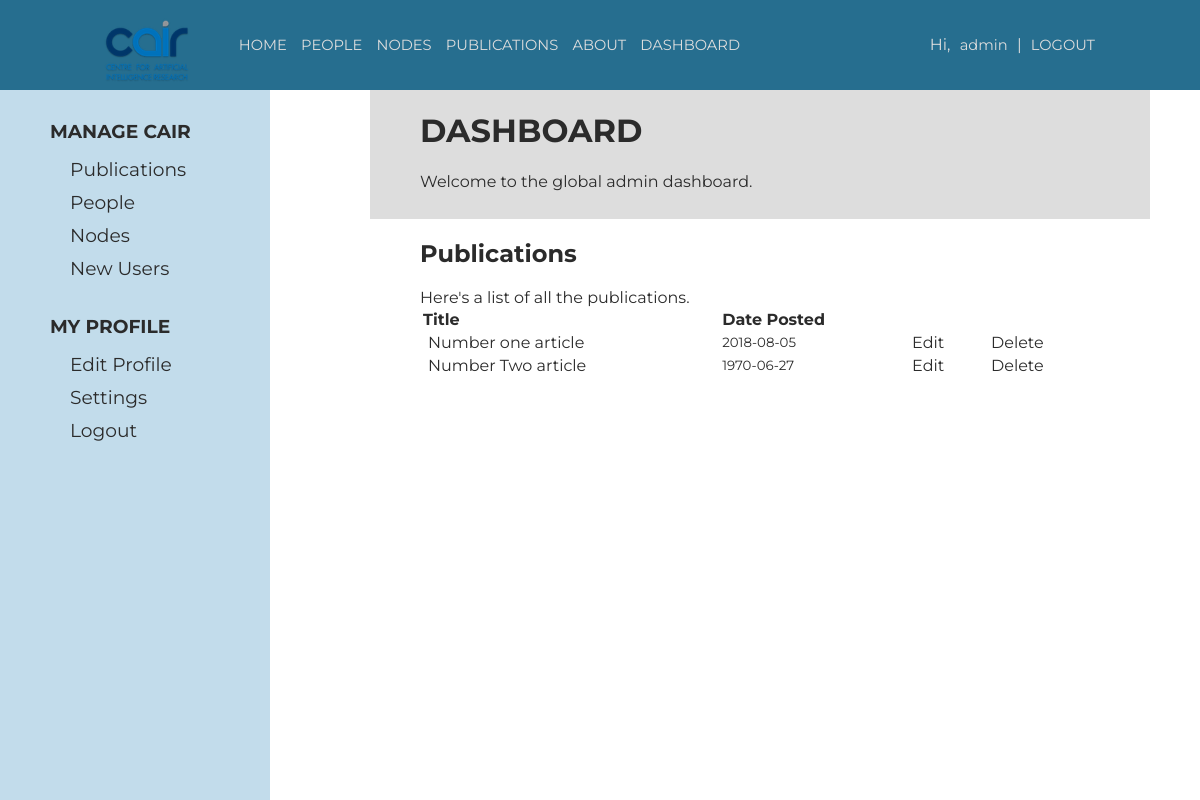
/dashboard.php (signed in), run on an earlier commit of the app's database.
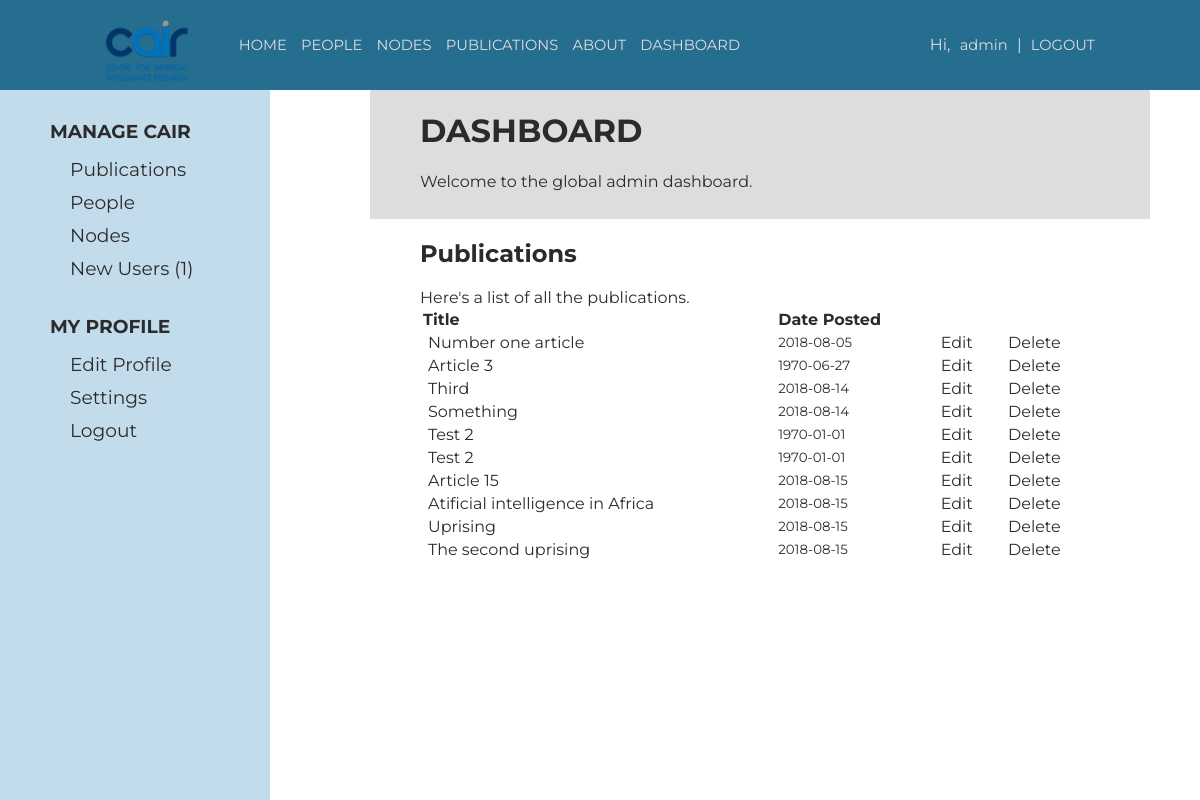
And on a later commit of the database.
### tables this page shows
CREATE TABLE `articles` (
  `article_id` int(11) NOT NULL,
  `article_title` varchar(255) NOT NULL,
  `article_author` varchar(255) NOT NULL,
  `article_content` text NOT NULL,
  `article_timestamp` int(11) NOT NULL,
  `article_url` varchar(255) NOT NULL
);

### assets/php/fetch_data.php (called while the page is built, shortened)
<?php
    include './assets/php/connection.php';
    include_once './assets/php/methods.php';
    $articles = array();
    $people = array();
    $query = "SELECT * FROM articles";
    $query2 = "SELECT * FROM users";
    $articles_from_db = mysqli_query($dbc, $query);
    $people_from_db = mysqli_query($dbc, $query2);
?>

### assets/php/classes/article.php (called while the page is built, shortened)
<?php
    class Article{
        var $id;
        var $title;
        var $date;
        function __construct(){
            $this -> id = null;
            $this -> title = 'Untitled';
            $this -> date = new DateTime();
        }
        function set_details($id, $title, $authors, $abstract, $date, $url){
            $this->id = $id;
            $this->title = $title;
            $this->date = $date;
        }
        function get_id(){
            return $this->id;
        }
        function get_title(){
            return $this->title;
        }
        function get_date(){
            return $this->date;
        }
    }
?>

### assets/php/classes/person.php (called while the page is built, shortened)
<?php
class Person{
    var $permission;
    function __construct(){
        $this->permission = -1;
    }
    function set_details($user_name, $user_surname, $user_email, $user_permission, $user_node_id){
        $this->permission = $user_permission;
    }
    function get_permission(){
        return $this -> permission;
    }
}
?>

### assets/php/methods.php (called while the page is built)
<?php
    function count_new_users($people){
        $count = 0;
        if(isset($people)){
            foreach ($people as $u):
                if($u->get_permission()==0){
                    $count++;
                }
            endforeach;
        }
        return $count;
    }
?>

### assets/php/global_dashboard.php (the view, shortened to what this page needs)
<div class="container">
  <div id="dashboard-navigation-panel" class="col-3">
    <div class="menu-heading">MANAGE CAIR</div>
    <div class="menu-item" onclick="change_view('publications');">Publications</div>
    <div class="menu-item" onclick="change_view('users');">People</div>
    <div class="menu-item" onclick="change_view('nodes');">Nodes</div>
    <div class="menu-item" onclick="change_view('new-users');">New Users <?php $new_users = count_new_users($people);if ($new_users !=0 ){echo " ($new_users)";}
      ?></div>
    <div class="menu-heading">MY PROFILE</div>
    <div class="menu-item" onclick="change_view('profile');">Edit Profile</div>
    <div class="menu-item" onclick="change_view('settings');">Settings</div>
    <a href='./logout.php'><div class="menu-item">Logout</div></a>
  </div>
  <div id="dashboard-main-panel" class="col-6 main-content-panel">
    <div id="dashboard-header">
      <h1>DASHBOARD</h1>
      Welcome to the global admin dashboard.
    </div>
    <div id="publications-panel" class="dashboard-content">
    <h2>Publications</h2>
    Here's a list of all the publications.
    <br>  <table style="width:100%">
    <tr>
      <th style="text-align: left;">Title</th>
      <th style="text-align: left;">Date Posted</th>
      <th style="text-align: left;"></th>
    </tr>
    <?php
      foreach ($articles as $article):
        ?>
      <tr>
        <td><a href="article.php?id=<?php echo $article->get_id();?>"><?php echo $article->get_title(); ?>
		</a></td>
        <td><small><?php echo date('Y-m-d',$article->get_date()); ?></small></td>
        <td><a href=<?php $i = $article->get_id(); echo "./includes/edit.php?edit=$i";?>>Edit</a></td>
        <td><a href=<?php $i = $article->get_id(); echo "./includes/delete.php?edit=$i";?>>Delete</a></td>
      </tr>
    <?php endforeach;
    ?>
    </table>
    </div>
  </div>
</div>

What changed in the data, as far as the page shows it:
changed articles: article_title "Number Two article" → "Article 3"
added articles: article_title "Third", article_timestamp "2018-08-14"
added articles: article_title "Something", article_timestamp "2018-08-14"
added articles: article_title "Test 2", article_timestamp "1970-01-01"
added articles: article_title "Test 2", article_timestamp "1970-01-01"
added articles: article_title "Article 15", article_timestamp "2018-08-15"
added articles: article_title "Atificial intelligence in Africa", article_timestamp "2018-08-15"
added articles: article_title "Uprising", article_timestamp "2018-08-15"
added articles: article_title "The second uprising", article_timestamp "2018-08-15"
Also different on the page:
$new_users: (not shown) → "1"
